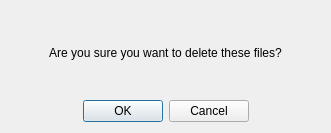
<?xml version="1.0" encoding="UTF-8"?>
<ui version="4.0">
    <class>Dialog</class>
    <widget class="QDialog" name="Dialog">
        <property name="geometry">
            <rect>
                <x>0</x>
                <y>0</y>
                <width>331</width>
                <height>133</height>
            </rect>
        </property>
        <property name="windowTitle">
            <string>Dialog</string>
        </property>
        <layout class="QVBoxLayout" name="verticalLayout">
            <item>
                <widget class="QLabel" name="label">
                    <property name="sizePolicy">
                        <sizepolicy hsizetype="Preferred" vsizetype="Expanding">
                            <horstretch>0</horstretch>
                            <verstretch>0</verstretch>
                        </sizepolicy>
                    </property>
                    <property name="layoutDirection">
                        <enum>Qt::LeftToRight</enum>
                    </property>
                    <property name="text">
                        <string>Are you sure you want to delete these files?</string>
                    </property>
                    <property name="alignment">
                        <set>Qt::AlignCenter</set>
                    </property>
                </widget>
            </item>
            <item>
                <widget class="QDialogButtonBox" name="buttonBox">
                    <property name="sizePolicy">
                        <sizepolicy hsizetype="Expanding" vsizetype="Fixed">
                            <horstretch>0</horstretch>
                            <verstretch>0</verstretch>
                        </sizepolicy>
                    </property>
                    <property name="orientation">
                        <enum>Qt::Horizontal</enum>
                    </property>
                    <property name="standardButtons">
                        <set>QDialogButtonBox::Cancel|QDialogButtonBox::Ok</set>
                    </property>
                    <property name="centerButtons">
                        <bool>true</bool>
                    </property>
                </widget>
            </item>
        </layout>
    </widget>
    <resources/>
    <connections>
        <connection>
            <sender>buttonBox</sender>
            <signal>accepted()</signal>
            <receiver>Dialog</receiver>
            <slot>accept()</slot>
            <hints>
                <hint type="sourcelabel">
                    <x>248</x>
                    <y>254</y>
                </hint>
                <hint type="destinationlabel">
                    <x>157</x>
                    <y>274</y>
                </hint>
            </hints>
        </connection>
        <connection>
            <sender>buttonBox</sender>
            <signal>rejected()</signal>
            <receiver>Dialog</receiver>
            <slot>reject()</slot>
            <hints>
                <hint type="sourcelabel">
                    <x>316</x>
                    <y>260</y>
                </hint>
                <hint type="destinationlabel">
                    <x>286</x>
                    <y>274</y>
                </hint>
            </hints>
        </connection>
    </connections>
</ui>
